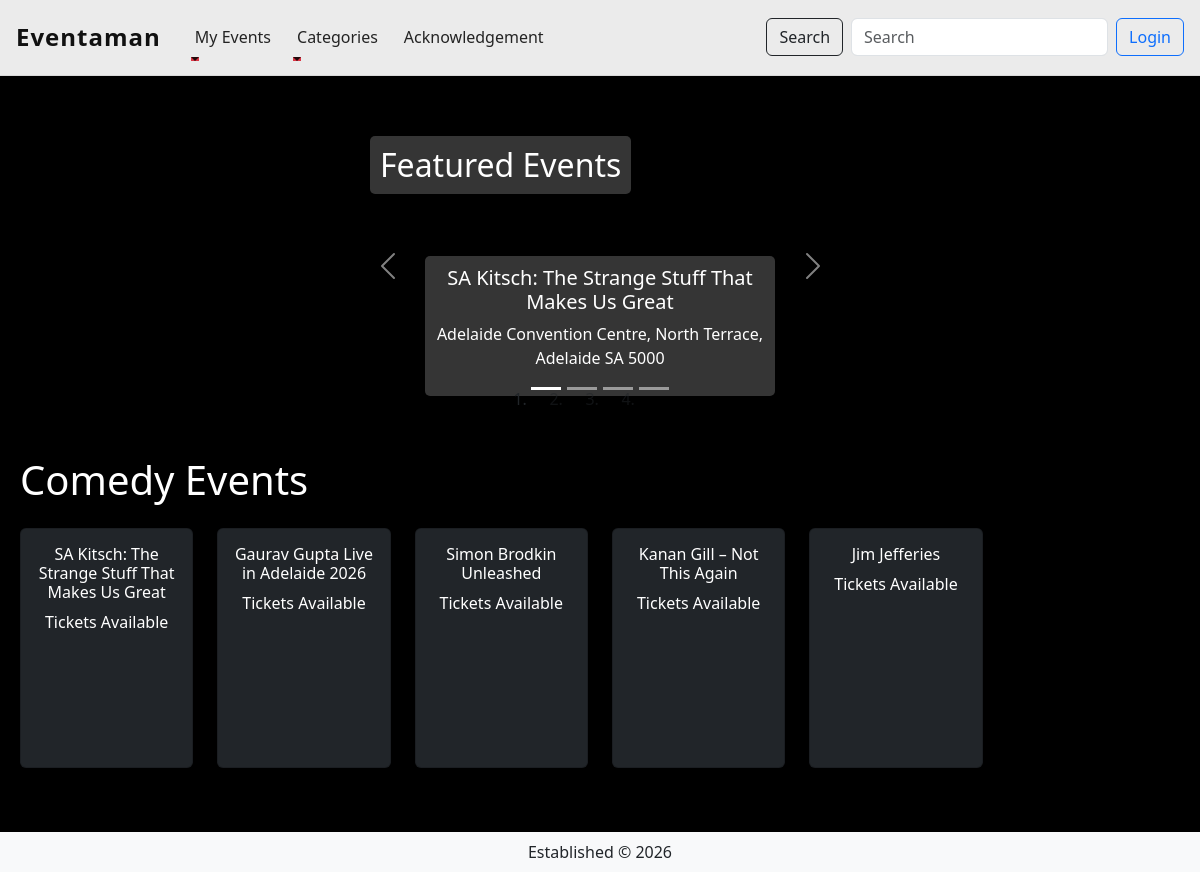
Before: /events/category/comedy with the older database file.
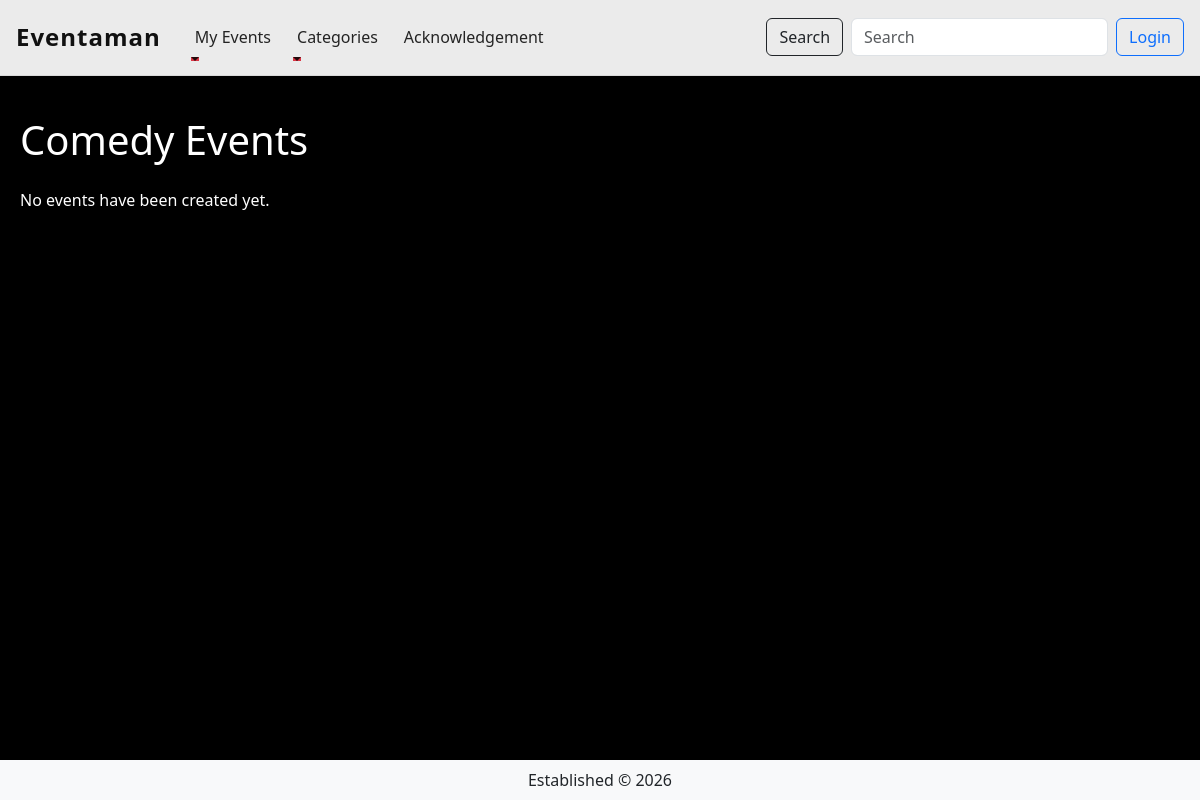
After: the same page with the newer database file.
### event_management/models.py (models this page shows)
class Event(db.Model):
    __tablename__ = 'events'
    id = db.Column(db.Integer, primary_key=True)
    vendor_id = db.Column(db.Integer, db.ForeignKey('users.id'), nullable=False)
    name = db.Column(db.String(100), nullable=False)
    organisation_name = db.Column(db.String(100), nullable=True)
    description = db.Column(db.Text, nullable=False)
    category = db.Column(db.String(50), nullable=False)
    price = db.Column(db.String(20))
    date = db.Column(db.DateTime, nullable=False)
    status = db.Column(db.String(50), default='Open')
    price = db.Column(db.Float)
    images = db.relationship('EventImage', back_populates='event', cascade='all, delete-orphan')
    comments = db.relationship('Comment', back_populates='event', cascade='all, delete-orphan')
    location_id = db.Column(db.Integer, db.ForeignKey('locations.id'), nullable=False)
    location = db.relationship('Location', back_populates='events')
    tickets_available = db.Column(db.Integer, nullable=False)
    tickets_sold = db.Column(db.Integer, nullable=False, default=0)
    bookings = db.relationship('Booking', back_populates='event', cascade='all, delete-orphan')
    acknowledgement_type = db.Column(db.String(20), nullable=False, default='none')
    acknowledgement_traditional_custodians = db.Column(db.String(200), nullable=True)
    acknowledgement_statement = db.Column(db.Text, nullable=True)
    acknowledgement_researched = db.Column(db.Boolean, default=False)
    acknowledgement_not_welcome = db.Column(db.Boolean, default=False)
    acknowledgement_respectful = db.Column(db.Boolean, default=False)
    @property
    def tickets_remaining(self):
        return self.tickets_available - self.tickets_sold

class Location(db.Model):
    __tablename__ = 'locations'
    id = db.Column(db.Integer, primary_key=True)
    address = db.Column(db.String(150), nullable=False)
    state_territory = db.Column(db.String(10), nullable=False)
    postcode = db.Column(db.Integer, nullable=False)
    events = db.relationship('Event', back_populates='location')

### event_management/events.py (the view)
@eventbp.route('/category/<category>')
def category(category):
    events = Event.query.filter_by(category=category).order_by(Event.date.asc()).all()
    return render_template('index.html', events=events, featured_events=events[:4], selected_category=category)

### event_management/templates/index.html (shortened to what this page needs)
{% extends "base.html" %}
{% block content %}
{% if featured_events %}
<div id="carouselExampleCaptions" class="carousel slide position-relative" data-bs-ride="carousel" data-bs-interval="3000">
    <h1 class="position-absolute"
        style="top: 20px; left: 20px; color: white; z-index: 10; font-size: 2rem; background-color: rgba(67, 67, 67, 0.8); padding: 10px; border-radius: 5px;">
        Featured Events
    </h1>
    <ol class="carousel-indicators">
        {% for event in featured_events %}
        <li data-bs-target="#carouselExampleCaptions"
            data-bs-slide-to="{{ loop.index0 }}"
            class="{% if loop.first %}active{% endif %}">
        </li>
        {% endfor %}
    </ol>
    <div class="carousel-inner">
        {% for event in featured_events %}
        <div class="carousel-item {% if loop.first %}active{% endif %}">
            <div class="carousel-caption d-none d-md-block">
                <h5>{{ event.name }}</h5>
                <p>{{ event.location.address }}</p>
            </div>
        </div>
        {% endfor %}
    </div>
    <button class="carousel-control-prev" type="button" data-bs-target="#carouselExampleCaptions" data-bs-slide="prev">
        <span class="carousel-control-prev-icon" aria-hidden="true"></span>
    </button>
    <button class="carousel-control-next" type="button" data-bs-target="#carouselExampleCaptions" data-bs-slide="next">
        <span class="carousel-control-next-icon" aria-hidden="true"></span>
    </button>
</div>
{% endif %}
<div class="city-heading text-white">
    <div class="d-flex align-items-center justify-content-between mb-3">
        <h1>
            {% if selected_category %}
                {{ selected_category.title() }} Events
            {% else %}
                Events
            {% endif %}
        </h1>
    </div>
    <div class="row">
        {% for event in events %}
        <div class="col-md-2 mb-4">
            <a class="card index-card bg-dark text-white text-decoration-none"
               href="{{ url_for('events.show', id=event.id) }}">
                <div class="card-body text-center">
                    <h6 class="card-title">{{ event.name }}</h6>
                    {% if event.tickets_remaining is defined %}
                        {% if event.tickets_remaining > 0 %}
                            <h8 class="card-title">Tickets Available</h8>
                        {% else %}
                            <h8 class="card-title">Sold Out</h8>
                        {% endif %}
                    {% else %}
                        <h8 class="card-title">Tickets Available</h8>
                    {% endif %}
                </div>
            </a>
        </div>
        {% else %}
        <div class="col-12">
            <p>No events have been created yet.</p>
        </div>
        {% endfor %}
    </div>
</div>
{% endblock %}

Changed rows visible on the page:
removed Event: name "SA Kitsch: The Strange Stuff That Makes Us Great", location.address "Adelaide Convention Centre, North Terrace, Adelaide SA 5000", tickets_available "Tickets Available"
removed Event: name "Gaurav Gupta Live in Adelaide 2026", tickets_available "Tickets Available"
removed Event: name "Simon Brodkin Unleashed", tickets_available "Tickets Available"
removed Event: name "Kanan Gill – Not This Again", tickets_available "Tickets Available"
removed Event: name "Jim Jefferies", tickets_available "Tickets Available", shown under "Comedy Events"
Other visible differences:
text no longer shown: "Featured Events"
text now shown: "No events have been created yet."
